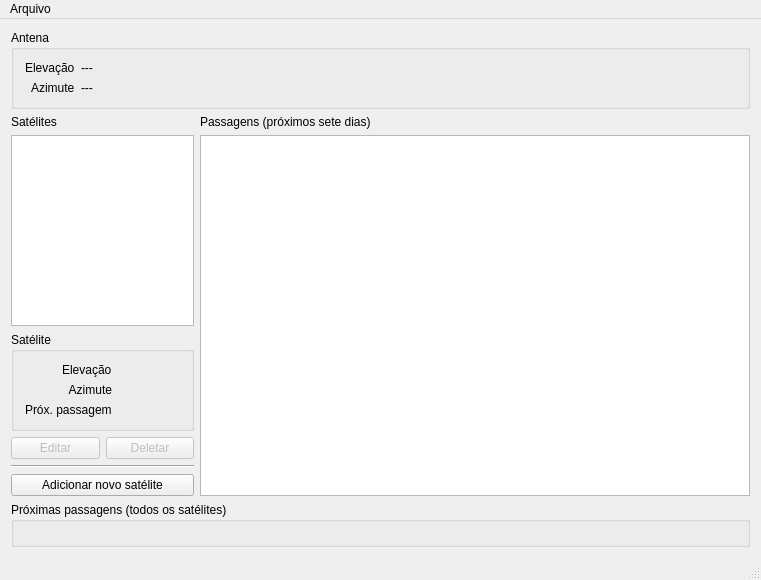
<?xml version="1.0" encoding="UTF-8"?>
<ui version="4.0">
 <class>MainWindow</class>
 <widget class="QMainWindow" name="MainWindow">
  <property name="geometry">
   <rect>
    <x>0</x>
    <y>0</y>
    <width>761</width>
    <height>580</height>
   </rect>
  </property>
  <property name="windowTitle">
   <string>EMMN</string>
  </property>
  <property name="statusTip">
   <string/>
  </property>
  <property name="documentMode">
   <bool>false</bool>
  </property>
  <widget class="QWidget" name="centralWidget">
   <layout class="QGridLayout" name="gridLayout_2" columnstretch="1,3">
    <item row="1" column="0" colspan="2">
     <widget class="QGroupBox" name="groupBox">
      <property name="title">
       <string>Antena</string>
      </property>
      <layout class="QFormLayout" name="formLayout_2">
       <property name="labelAlignment">
        <set>Qt::AlignRight|Qt::AlignTrailing|Qt::AlignVCenter</set>
       </property>
       <item row="0" column="0">
        <widget class="QLabel" name="label_3">
         <property name="text">
          <string>Elevação</string>
         </property>
        </widget>
       </item>
       <item row="1" column="0">
        <widget class="QLabel" name="label_4">
         <property name="text">
          <string>Azimute</string>
         </property>
        </widget>
       </item>
       <item row="0" column="1">
        <widget class="QLabel" name="label_9">
         <property name="text">
          <string>---</string>
         </property>
        </widget>
       </item>
       <item row="1" column="1">
        <widget class="QLabel" name="label_10">
         <property name="text">
          <string>---</string>
         </property>
        </widget>
       </item>
      </layout>
     </widget>
    </item>
    <item row="3" column="0" colspan="2">
     <widget class="QGroupBox" name="groupBox_2">
      <property name="title">
       <string>Próximas passagens (todos os satélites)</string>
      </property>
      <layout class="QVBoxLayout" name="verticalLayout">
       <item>
        <widget class="NextPassesView" name="nextPassesView" native="true"/>
       </item>
      </layout>
     </widget>
    </item>
    <item row="2" column="1">
     <layout class="QVBoxLayout" name="verticalLayout_3">
      <item>
       <widget class="QLabel" name="label_2">
        <property name="text">
         <string>Passagens (próximos sete dias)</string>
        </property>
       </widget>
      </item>
      <item>
       <widget class="QTableView" name="passesView"/>
      </item>
     </layout>
    </item>
    <item row="2" column="0">
     <layout class="QVBoxLayout" name="verticalLayout_2">
      <item>
       <widget class="QLabel" name="label">
        <property name="text">
         <string>Satélites</string>
        </property>
       </widget>
      </item>
      <item>
       <widget class="QListView" name="satellitesView">
        <property name="styleSheet">
         <string notr="true"/>
        </property>
       </widget>
      </item>
      <item>
       <widget class="QGroupBox" name="satelliteGroupBox">
        <property name="title">
         <string>Satélite</string>
        </property>
        <layout class="QFormLayout" name="formLayout">
         <property name="labelAlignment">
          <set>Qt::AlignRight|Qt::AlignTrailing|Qt::AlignVCenter</set>
         </property>
         <item row="0" column="0">
          <widget class="QLabel" name="label_5">
           <property name="layoutDirection">
            <enum>Qt::LeftToRight</enum>
           </property>
           <property name="text">
            <string>Elevação</string>
           </property>
          </widget>
         </item>
         <item row="1" column="0">
          <widget class="QLabel" name="label_6">
           <property name="text">
            <string>Azimute</string>
           </property>
           <property name="alignment">
            <set>Qt::AlignRight|Qt::AlignTrailing|Qt::AlignVCenter</set>
           </property>
          </widget>
         </item>
         <item row="1" column="1">
          <widget class="QLabel" name="satAzimuth">
           <property name="text">
            <string/>
           </property>
          </widget>
         </item>
         <item row="0" column="1">
          <widget class="QLabel" name="satElevation">
           <property name="text">
            <string/>
           </property>
          </widget>
         </item>
         <item row="2" column="0">
          <widget class="QLabel" name="label_7">
           <property name="text">
            <string>Próx. passagem</string>
           </property>
          </widget>
         </item>
         <item row="2" column="1">
          <widget class="QLabel" name="satNextPass">
           <property name="text">
            <string/>
           </property>
          </widget>
         </item>
        </layout>
       </widget>
      </item>
      <item>
       <layout class="QHBoxLayout" name="selectedSatOptions">
        <item>
         <widget class="QPushButton" name="editTrackerButton">
          <property name="enabled">
           <bool>false</bool>
          </property>
          <property name="text">
           <string>Editar</string>
          </property>
         </widget>
        </item>
        <item>
         <widget class="QPushButton" name="removeTrackerButton">
          <property name="enabled">
           <bool>false</bool>
          </property>
          <property name="text">
           <string>Deletar</string>
          </property>
         </widget>
        </item>
       </layout>
      </item>
      <item>
       <widget class="Line" name="line">
        <property name="orientation">
         <enum>Qt::Horizontal</enum>
        </property>
       </widget>
      </item>
      <item>
       <widget class="QPushButton" name="addTrackerButton">
        <property name="text">
         <string>Adicionar novo satélite</string>
        </property>
       </widget>
      </item>
     </layout>
    </item>
   </layout>
  </widget>
  <widget class="QMenuBar" name="menuBar">
   <property name="geometry">
    <rect>
     <x>0</x>
     <y>0</y>
     <width>761</width>
     <height>21</height>
    </rect>
   </property>
   <widget class="QMenu" name="menuArquivo">
    <property name="title">
     <string>Arquivo</string>
    </property>
    <addaction name="actionConfig"/>
   </widget>
   <addaction name="menuArquivo"/>
  </widget>
  <widget class="QStatusBar" name="statusBar"/>
  <action name="actionCarregar_efem_ride">
   <property name="text">
    <string>Carregar efemérides</string>
   </property>
  </action>
  <action name="actionConfig">
   <property name="text">
    <string>Configurações</string>
   </property>
  </action>
 </widget>
 <layoutdefault spacing="6" margin="11"/>
 <customwidgets>
  <customwidget>
   <class>NextPassesView</class>
   <extends>QWidget</extends>
   <header>nextpassesview.h</header>
   <container>1</container>
  </customwidget>
 </customwidgets>
 <resources/>
 <connections/>
</ui>
